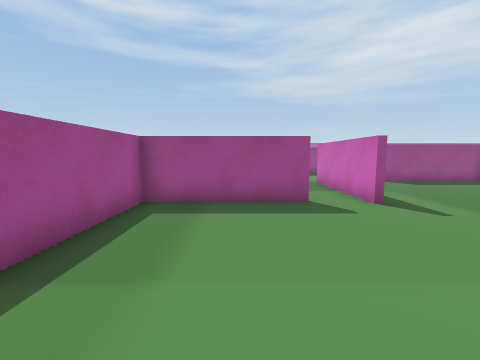
view 1 (above)

24 first-person views from a walk through a 3-D level made in the Unity game engine. The camera is 1.3 m above the floor, tilts 6° down and sees 90° across. The floor is counted in squares, 1 m on a side. Each view is taken from the middle of a square. On the plan, view 1 faces up. The plan holds only what a view shows up to about 12 squares ahead; the rest is blank. The place goes on beyond the plan. The player is left out.

view 2
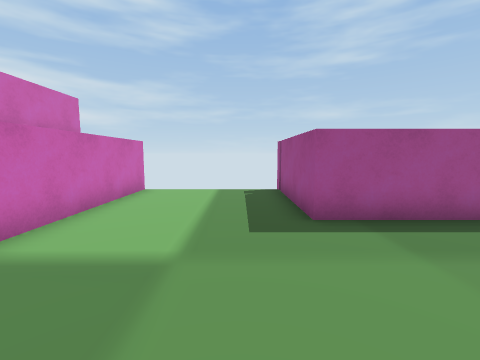

view 3
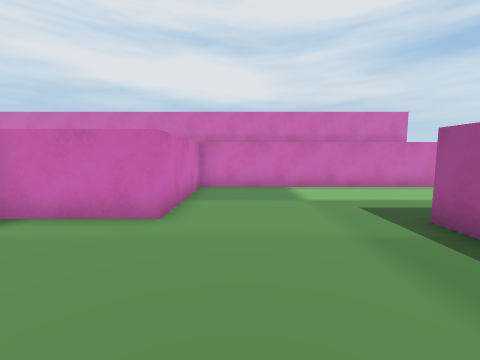

view 4
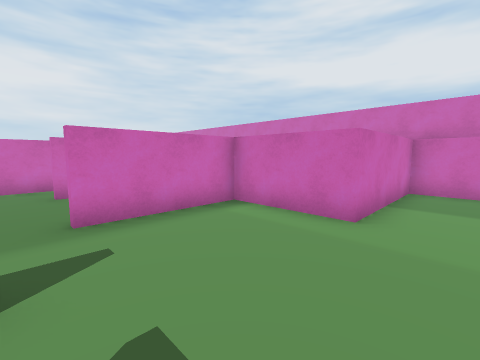

view 5
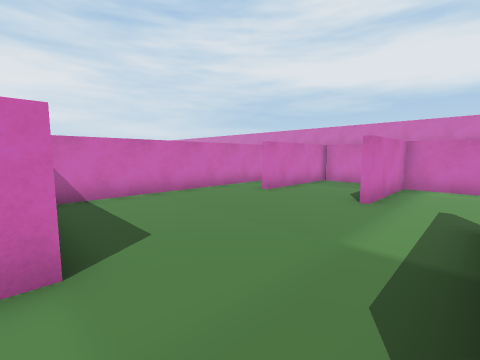

view 6
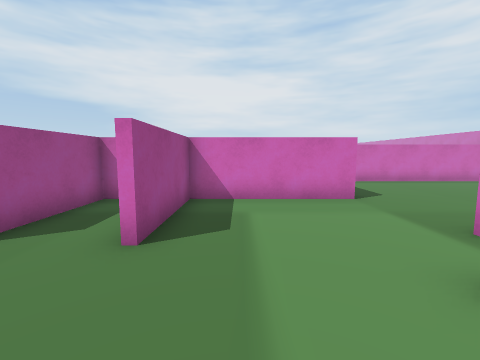

view 7
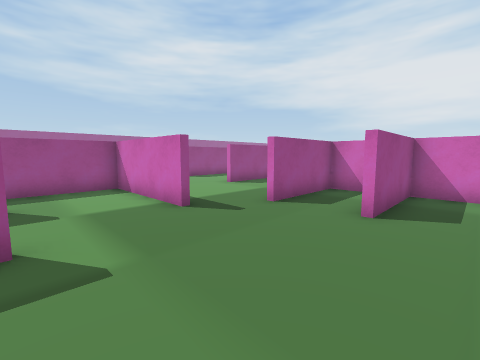

view 8
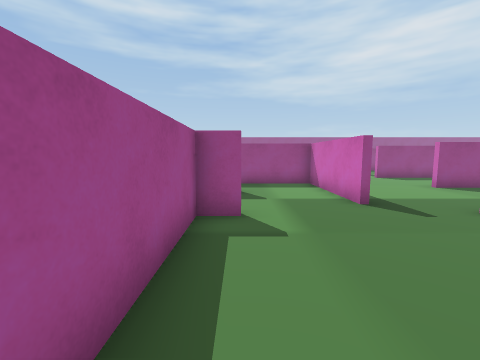

view 9
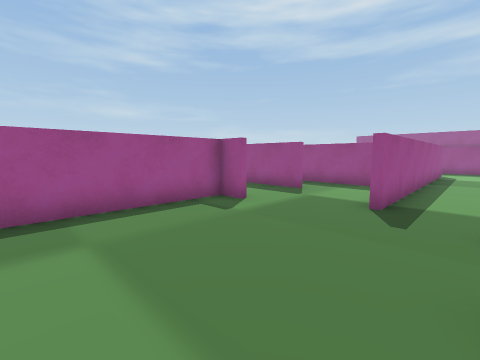

view 10
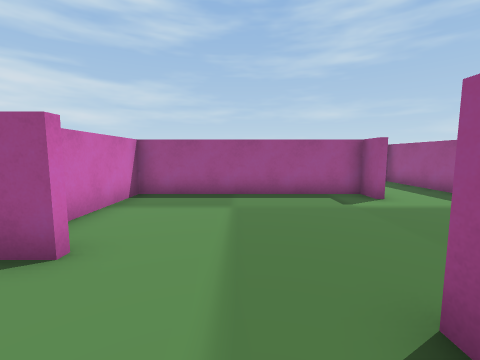

view 11
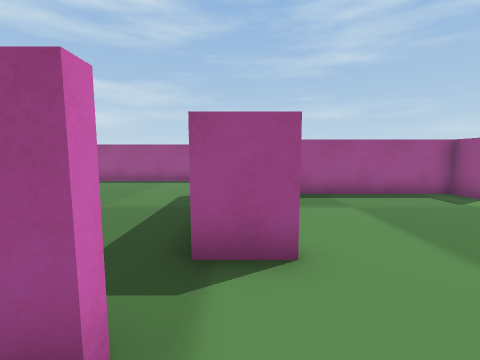

view 12
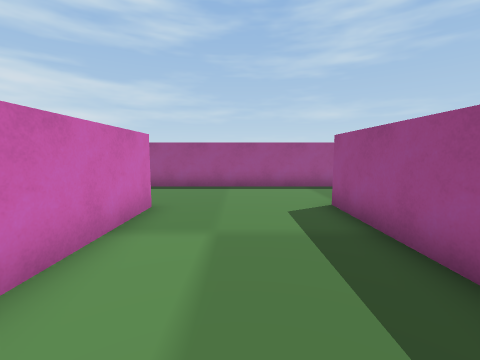

view 13
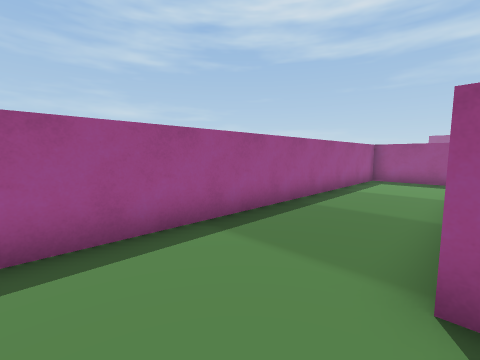

view 14
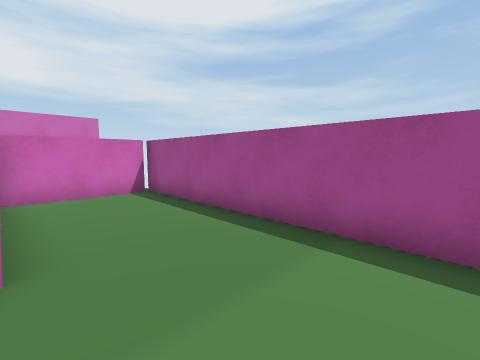

view 15
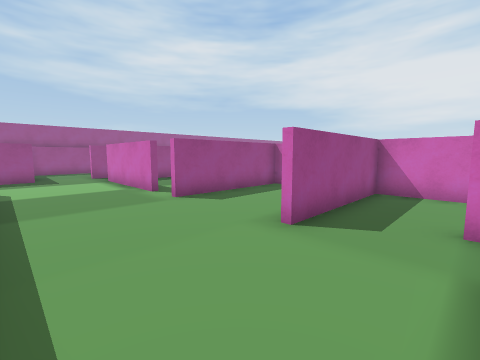

view 16
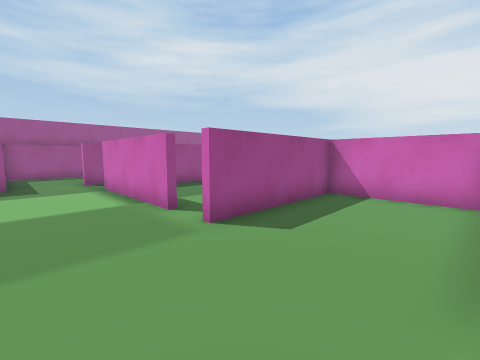

view 17
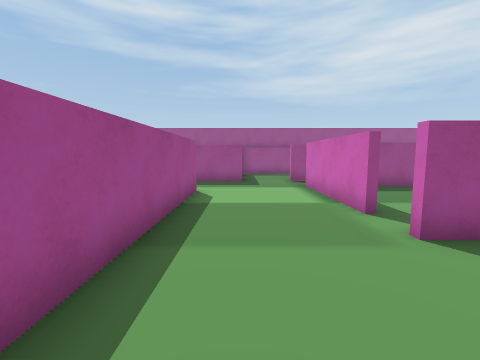

view 18
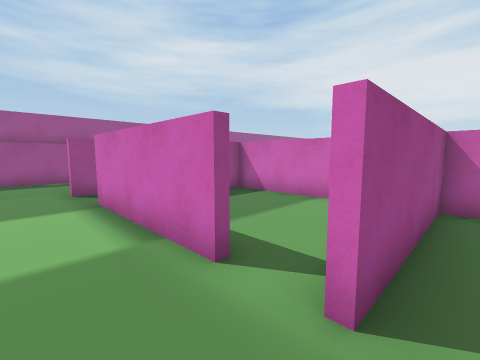

view 19
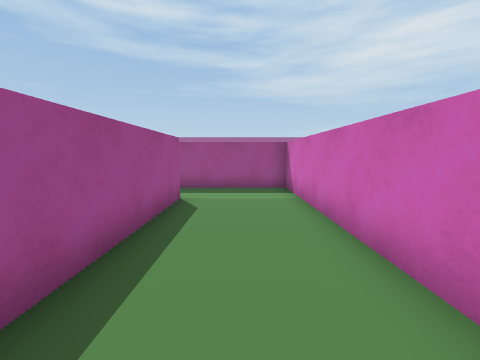

view 20
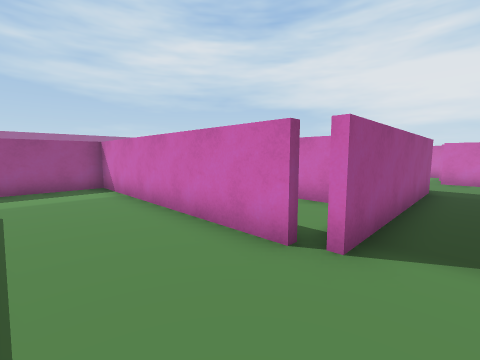

view 21
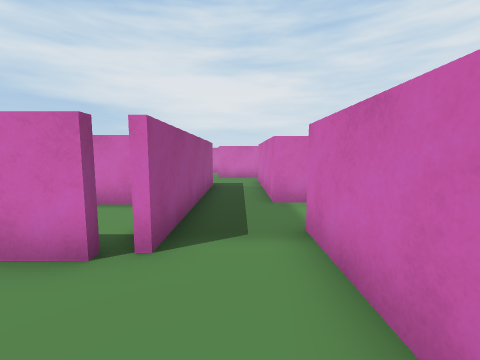

view 22
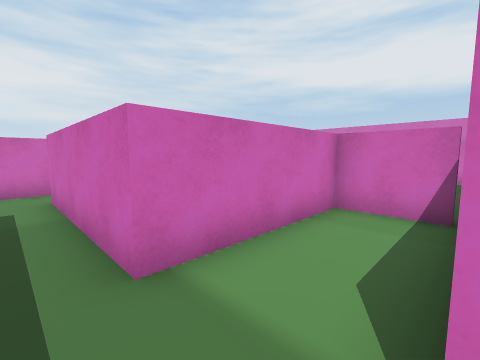

view 23
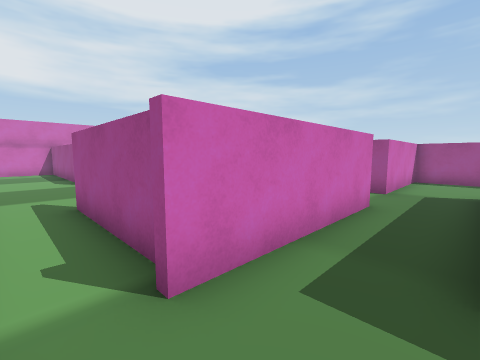

view 24
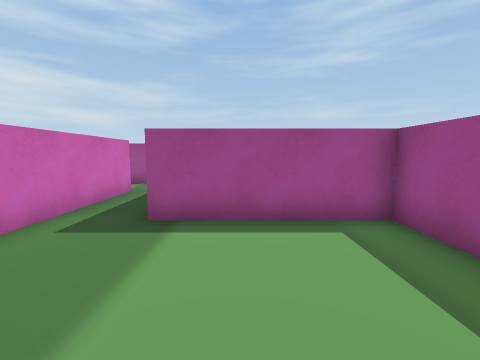

### Floor plan
Ten units are one square. View 1 is at (0, 0); x grows to the right and y downward. Boxes are objects, and circles mark ways between rooms. Rooms are numbered by the first view taken in them; rooms with no view inside come last. Other rooms are left out.
<svg viewBox="-76 -365 301 406">
<path fill="none" stroke="#000" d="M20 -65 -27 -65 -27 -15 -66 -15M-71 36 26 36 26 -12 60 -12 60 -52M21 -128 21 -114M12 -201 12 -226M-19 -190 -29 -190 -29 -116 5 -116M70 -178 70 -190 32 -190M70 -116 70 -165 32 -165M8 -114 -32 -114M-30 -68 10 -68M36 -62 36 -112M-66 -17 -29 -17M-19 -223 -68 -223 -68 -15M58 -291 58 -341M14 -326 14 -202M108 -239 108 -276 58 -276M31 -357 9 -357M72 -211 72 -156M108 -148 108 -234 58 -234M72 -141 72 -119 106 -119M106 -119 120 -119 120 -110M144 -142 110 -142M122 -72 145 -72 145 -121M217 -119 217 -142M198 -114 198 -71M201 -190 183 -190 183 -142 144 -142M145 -121 201 -121M108 -300 108 -338 86 -338M12 -226 12 -248 -34 -248"/>
<circle cx="25" cy="-70" r="3" fill="#2a7"/>
<circle cx="-25" cy="-205" r="3" fill="#2a7"/>
<circle cx="30" cy="-110" r="3" fill="#2a7"/>
<circle cx="20" cy="-200" r="3" fill="#2a7"/>
<circle cx="-5" cy="-220" r="3" fill="#2a7"/>
<circle cx="70" cy="-225" r="3" fill="#2a7"/>
<circle cx="60" cy="-290" r="3" fill="#2a7"/>
<circle cx="115" cy="-130" r="3" fill="#2a7"/>
<circle cx="150" cy="-130" r="3" fill="#2a7"/>
<text x="0" y="-10">1</text>
<text x="20" y="-160">2</text>
<text x="-30" y="-110">3</text>
<text x="40" y="-270">4</text>
<text x="90" y="-180">5</text>
<text x="130" y="-110">6</text>
<text x="220" y="-150">7</text>
<text x="80" y="-310">8</text>
<text x="-20" y="-240">9</text>
</svg>
Room 1 opens to room 3. Room 2 opens to room 3. Room 2 opens to room 4. Room 2 opens to room 9. Room 4 opens to room 5. Room 4 opens to room 8. Room 5 opens to room 6. Room 6 opens to room 7.

Where each view was taken, in squares from view 1:
view 1: 0 up, 0 right, facing up
view 2: 0 up, 2 right, facing left
view 3: 6 up, 1 right, facing down
view 4: 6 up, 1 right, facing down-right
view 5: 12 up, 4 right, facing down-right
view 6: 15 up, 0 right, facing right
view 7: 15 up, 2 left, facing up-right
view 8: 14 up, 2 left, facing up
view 9: 14 up, 3 right, facing up-left
view 10: 15 up, 5 right, facing left
view 11: 12 up, 5 right, facing left
view 12: 9 up, 3 right, facing left
view 13: 9 up, 3 left, facing up-left
view 14: 10 up, 3 left, facing down-left
view 15: 21 up, 2 right, facing up-right
view 16: 24 up, 3 right, facing up-right
view 17: 24 up, 3 right, facing up
view 18: 27 up, 4 right, facing up-right
view 19: 14 up, 9 right, facing up
view 20: 13 up, 8 right, facing up-right
view 21: 13 up, 8 right, facing right
view 22: 13 up, 12 right, facing down-right
view 23: 14 up, 21 right, facing down-left
view 24: 16 up, 23 right, facing left
